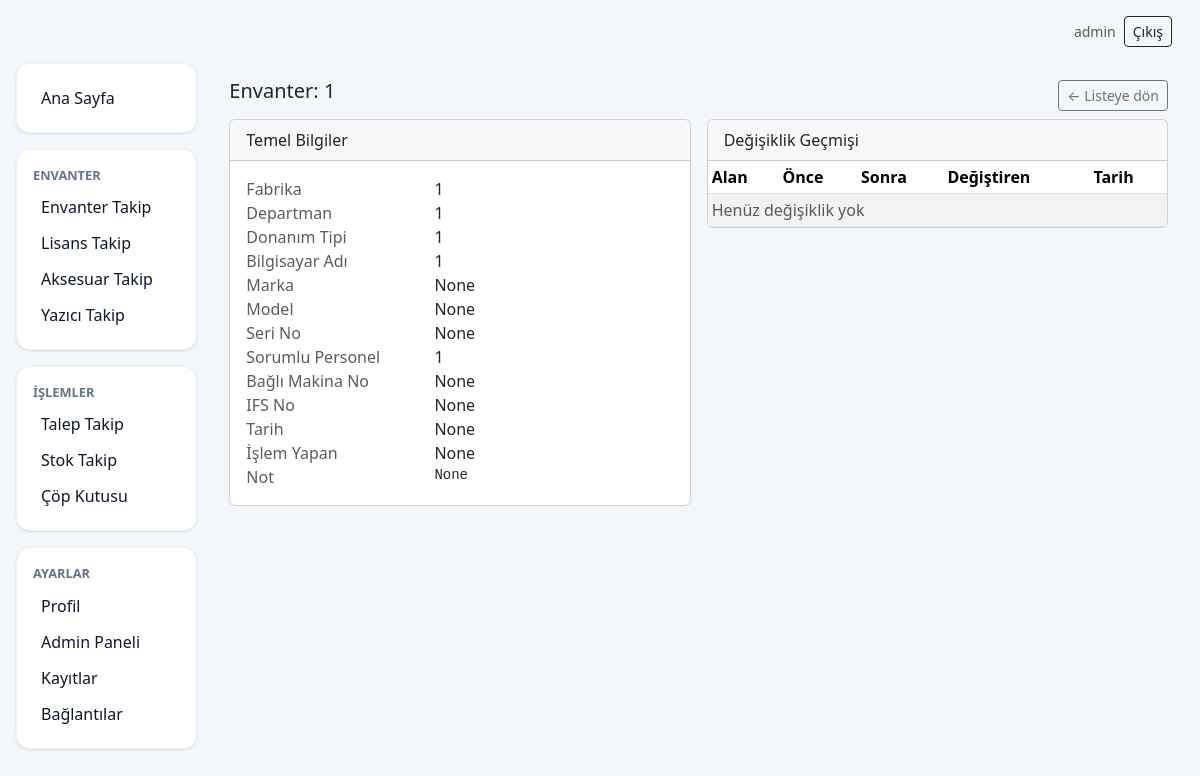
/inventory/1 (signed in), run on the app's committed database.
### models.py (models this page shows)
class Base(DeclarativeBase):
    pass

class Inventory(Base):
    __tablename__ = "inventories"
    id: Mapped[int] = mapped_column(Integer, primary_key=True, autoincrement=True)
    no: Mapped[str] = mapped_column(String(100), unique=True, index=True, nullable=False)
    fabrika: Mapped[str | None] = mapped_column(String(150), index=True)
    departman: Mapped[str | None] = mapped_column(String(150), index=True)
    donanim_tipi: Mapped[str | None] = mapped_column(String(100), index=True)
    bilgisayar_adi: Mapped[str | None] = mapped_column(String(150), index=True)
    marka: Mapped[str | None] = mapped_column(String(100))
    model: Mapped[str | None] = mapped_column(String(100))
    seri_no: Mapped[str | None] = mapped_column(String(150))
    sorumlu_personel: Mapped[str | None] = mapped_column(String(150), index=True)
    bagli_makina_no: Mapped[str | None] = mapped_column(String(150))
    ifs_no: Mapped[str | None] = mapped_column(String(150))
    tarih: Mapped[str | None] = mapped_column(String(50))
    islem_yapan: Mapped[str | None] = mapped_column(String(150))
    notlar: Mapped[str | None] = mapped_column("not", Text)
    logs: Mapped[list["InventoryLog"]] = relationship(
        "InventoryLog", back_populates="inventory", cascade="all, delete-orphan"
    )

### routers/inventory.py (the view)
@router.get("/{no}", response_class=HTMLResponse)
def inventory_detail(no: str, request: Request, db: Session = Depends(get_db)):
    inv = db.query(Inventory).filter(Inventory.no == no).first()
    if not inv:
        raise HTTPException(404, "Kayıt bulunamadı")
    logs = (
        db.query(InventoryLog)
        .filter(InventoryLog.inventory_id == inv.id)
        .order_by(InventoryLog.changed_at.desc())
        .all()
    )
    return templates.TemplateResponse(
        "inventory_detail.html", {"request": request, "item": inv, "logs": logs}
    )

### templates/inventory_detail.html (shortened to what this page needs)
{% extends "base.html" %}
{% block content %}
<div class="container-fluid p-3">
  <div class="d-flex align-items-center justify-content-between mb-2">
    <h5>Envanter: {{ item.no }}</h5>
    <a href="/inventory" class="btn btn-sm btn-outline-secondary">← Listeye dön</a>
  </div>
  <div class="row g-3">
    <div class="col-lg-6">
      <div class="card">
        <div class="card-header">Temel Bilgiler</div>
        <div class="card-body">
          <div class="row">
            <div class="col-5 text-muted">Fabrika</div><div class="col-7">{{ item.fabrika }}</div>
            <div class="col-5 text-muted">Departman</div><div class="col-7">{{ item.departman }}</div>
            <div class="col-5 text-muted">Donanım Tipi</div><div class="col-7">{{ item.donanim_tipi }}</div>
            <div class="col-5 text-muted">Bilgisayar Adı</div><div class="col-7">{{ item.bilgisayar_adi }}</div>
            <div class="col-5 text-muted">Marka</div><div class="col-7">{{ item.marka }}</div>
            <div class="col-5 text-muted">Model</div><div class="col-7">{{ item.model }}</div>
            <div class="col-5 text-muted">Seri No</div><div class="col-7">{{ item.seri_no }}</div>
            <div class="col-5 text-muted">Sorumlu Personel</div><div class="col-7">{{ item.sorumlu_personel }}</div>
            <div class="col-5 text-muted">Bağlı Makina No</div><div class="col-7">{{ item.bagli_makina_no }}</div>
            <div class="col-5 text-muted">IFS No</div><div class="col-7">{{ item.ifs_no }}</div>
            <div class="col-5 text-muted">Tarih</div><div class="col-7">{{ item.tarih }}</div>
            <div class="col-5 text-muted">İşlem Yapan</div><div class="col-7">{{ item.islem_yapan }}</div>
            <div class="col-5 text-muted">Not</div><div class="col-7"><pre class="mb-0">{{ item.notlar }}</pre></div>
          </div>
        </div>
      </div>
    </div>
    <div class="col-lg-6">
      <div class="card">
        <div class="card-header">Değişiklik Geçmişi</div>
        <div class="card-body p-0">
          <div class="table-responsive">
            <table class="table table-sm table-striped mb-0">
              <thead>
                <tr>
                  <th>Alan</th>
                  <th>Önce</th>
                  <th>Sonra</th>
                  <th>Değiştiren</th>
                  <th>Tarih</th>
                </tr>
              </thead>
              <tbody>
                {% for log in logs %}
                <tr>
                  <td><code>{{ log.field }}</code></td>
                  <td class="text-muted">{{ log.old_value }}</td>
                  <td>{{ log.new_value }}</td>
                  <td>{{ log.changed_by }}</td>
                  <td>{{ log.changed_at }}</td>
                </tr>
                {% else %}
                <tr><td colspan="5" class="text-muted">Henüz değişiklik yok</td></tr>
                {% endfor %}
              </tbody>
            </table>
          </div>
        </div>
      </div>
    </div>
  </div>
</div>
{% endblock %}

### templates/base.html (shortened to what this page needs)
<!doctype html>
<html lang="tr">
<head>
  <link href="https://cdn.jsdelivr.net/npm/bootstrap@5.3.3/dist/css/bootstrap.min.css" rel="stylesheet">
  <link href="{{ url_for('static', path='css/custom.css') }}" rel="stylesheet">
</head>
<body class="bg-app">
  <nav class="navbar navbar-light bg-transparent p-3 pb-0">
    <div class="container-fluid">
      {% if request.session.get('user_id') %}
      <div class="d-flex align-items-center gap-2">
        <span class="small text-muted d-none d-md-inline">{{ request.session.get('user_name') }}</span>
        <a class="btn btn-outline-dark btn-sm" href="/logout">Çıkış</a>
      </div>
      {% endif %}
    </div>
  </nav>
  <div class="container-fluid p-3">
    <div class="row g-3">
      {% if request.session.get('user_id') %}
        <aside class="col-12 col-lg-2">
          <div class="side-group soft-card p-3 mb-3">
            <a class="side-link" href="/">Ana Sayfa</a>
          </div>
          <div class="side-group soft-card p-3 mb-3">
            <div class="side-title">ENVANTER</div>
            <a class="side-link" href="/inventory">Envanter Takip</a>
            <a class="side-link" href="/licenses">Lisans Takip</a>
            <a class="side-link" href="/accessories">Aksesuar Takip</a>
            <a class="side-link" href="/printers">Yazıcı Takip</a>
        </div>
        <div class="side-group soft-card p-3 mb-3">
          <div class="side-title">İŞLEMLER</div>
          <a class="side-link" href="/requests">Talep Takip</a>
          <a class="side-link" href="/stock">Stok Takip</a>
          <a class="side-link" href="/trash">Çöp Kutusu</a>
        </div>
        <div class="side-group soft-card p-3">
          <div class="side-title">AYARLAR</div>
          <a class="side-link" href="/profile">Profil</a>
          {% if request.session.get('user_role') == 'admin' %}
          <a class="side-link" href="/admin">Admin Paneli</a>
          <a class="side-link" href="/logs">Kayıtlar</a>
          {% endif %}
          <a class="side-link" href="/integrations">Bağlantılar</a>
        </div>
      </aside>
      <main class="col-12 col-lg-10">
      {% else %}
      <main class="col-12">
      {% endif %}
        {% block content %}{% endblock %}
      </main>
    </div>
  </div>
</body>
</html>

### static/css/custom.css (style rules this page uses)
.bg-app { background: #f3f6fb; }
.soft-card { background: #fff; border: 1px solid rgba(15,23,42,.06); border-radius: 14px; box-shadow: 0 1px 2px rgba(16,24,40,.04), 0 1px 3px rgba(16,24,40,.08); }
.side-title { font-size:.8rem; font-weight:600; color:#64748b; margin-bottom:.25rem; }
.side-link { display:block; padding:.375rem .5rem; border-radius:8px; color:#0f172a; text-decoration:none; }

### data on the page
Inventory: no "1", fabrika "1", departman "1", donanim_tipi "1", bilgisayar_adi "1", marka "None", model "None", seri_no "None", sorumlu_personel "1", bagli_makina_no "None", ifs_no "None", tarih "None", islem_yapan "None", notlar "None"

### other printed values
{{ request.session.get('user_name') }} "admin"
